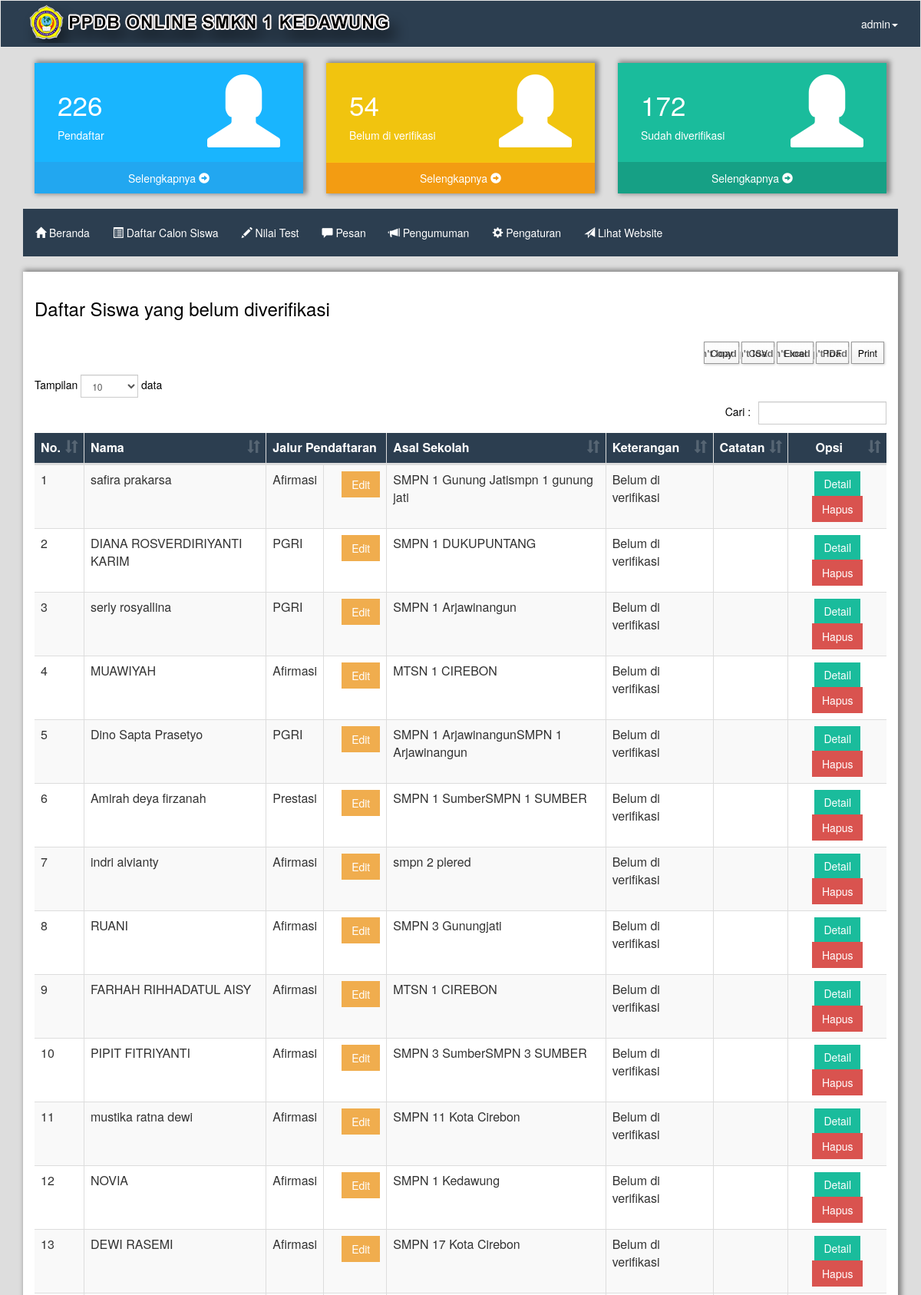
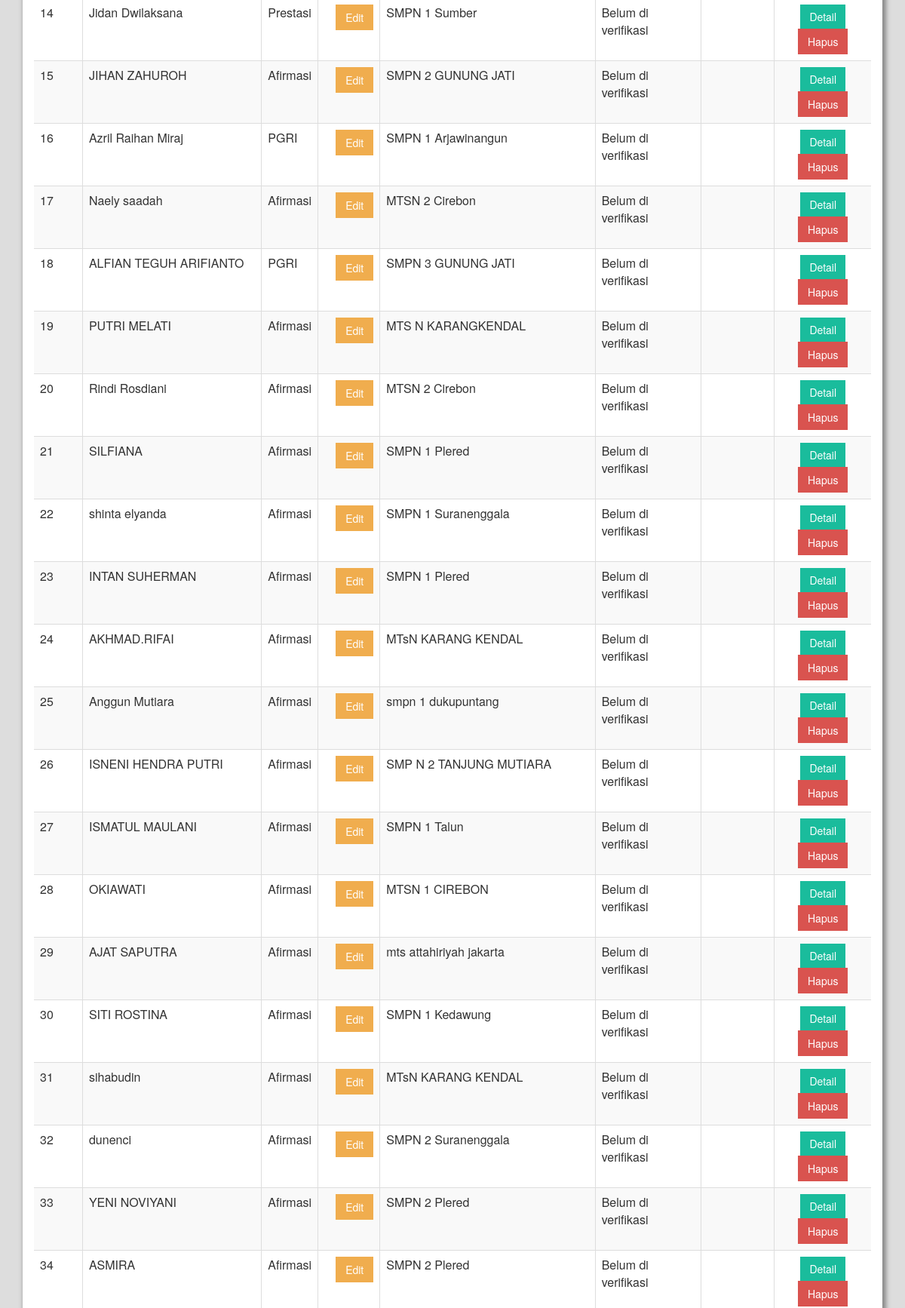
The app's page /admin/belum.verifikasi (signed in, upper part) with its own data (2 pictures, top to bottom).
### tables this page shows
CREATE TABLE IF NOT EXISTS `tb_biodata` (
`id` int(11) NOT NULL,
  `id_user` int(10) NOT NULL,
  `name` varchar(255) NOT NULL,
  `nisn` varchar(15) NOT NULL,
  `tmp_lahir` varchar(50) NOT NULL,
  `tgl_lahir` date NOT NULL,
  `jk` enum('Laki-Laki','Perempuan') NOT NULL,
  `agama` varchar(20) NOT NULL,
  `no_hp` varchar(20) NOT NULL,
  `alamat` text NOT NULL,
  `asal_smp` varchar(50) NOT NULL,
  `no_peserta` varchar(20) DEFAULT NULL,
  `verifikasi` tinyint(1) NOT NULL,
  `konfirmasi` tinyint(1) NOT NULL
);

CREATE TABLE IF NOT EXISTS `tb_users` (
`id` int(11) NOT NULL,
  `name` varchar(255) NOT NULL,
  `email` varchar(100) NOT NULL,
  `pil_daftar` varchar(50) NOT NULL,
  `username` varchar(255) NOT NULL,
  `password` varchar(255) NOT NULL,
  `verified` enum('Yes','No') NOT NULL,
  `role` tinyint(1) NOT NULL,
  `remember_token` varchar(100) DEFAULT NULL,
  `created_at` timestamp NOT NULL DEFAULT CURRENT_TIMESTAMP,
  `updated_at` timestamp NOT NULL DEFAULT '0000-00-00 00:00:00'
);

### admin/inc/blm_verifikasi.php (the view, shortened to what this page needs)
<?php
global $link;
$sql = "SELECT `tb_users`.* , `tb_biodata` .* FROM `tb_users` JOIN `tb_biodata` ON `tb_users`.`id` = `tb_biodata`.`id_user` WHERE `verifikasi` = 0 ORDER BY `tb_users`.`id` ";
$exc = mysqli_query($link, $sql);
$no = 1;
$lev = @$_SESSION['admin']['level'];
?>
<div class="panel panel-default">
	<div class="panel-body content-adm">
		<h3>Daftar Siswa yang belum diverifikasi</h3>
		<br>
		<table class="table table-bordered table-striped" id="tabel-saya">
			<thead style="background:#2C3E50;color:#fff;">
				<tr>
					<th>No.</th>
					<th>Nama</th>
					<th colspan="2">Jalur Pendaftaran</th>
					<th >Asal Sekolah</th>
					<th>Keterangan</th>
					<th>Catatan</th>
					<th class="center">Opsi</th>
				</tr>
			</thead>
			<tbody>
			<?php while ($list = mysqli_fetch_assoc($exc)) { ?>
				<tr>
					<td><?= $no; ?></td>
					<td><?= $list['name']; ?></td>
					<td><?= $list['pil_daftar']; ?> </td>
					<td>
						<a href="edit.jalur.<?= $list['id_user']; ?>" class="btn-opt btn-warning" style="margin-left:15px;">Edit</a>
					</td>
					<td><?= $list['asal_smp']; ?></td>
					<?php
						if($list['verifikasi'] == 0){
							$verifikasi = "Belum di verifikasi";
						} else {
							$verifikasi = "Telah diverifikasi";
						}
					?>
					<td><?= $verifikasi; ?></td>
					<td><?= $list['catatan']; ?></td>
					<td class="center">
						<a href="detail.<?= $list['id_user']; ?>" class="btn-opt btn-primary">Detail</a>
					<?php if($lev == 1){ ?>
							<a onclick="return konfirmasi();" href="hapus.<?= $list['id_user']; ?>" class="btn-opt btn-danger">Hapus</a>
							<?php } else { echo "";} ?>
					</td>
				</tr>
			<?php $no++; } ?>
			</tbody>
		</table>
	</div>
</div>

### assets/css/main.css (style rules this page uses)
* { margin: 0; padding: 0; text-decoration: none; list-style: none; border-radius: 0px !important; }
body { background: #eee; }
.center { text-align: center; }
.btn-opt { display: inline-block; padding: 6px 12px; margin-bottom: 0; font-size: 14px; font-weight: normal; line-height: 1.42857143; text-align: center; white-space: nowrap; vertical-align: middle; -ms-touch-action: manipulation; touch-action: manipulation; cursor: pointer; -webkit-user-select: none; -moz-user-select: none; -ms-user-select: none; user-select: none; background-image: none; border: 1px solid transparent; border-radius: 4px; }
.btn-primary { background: #1abc9c !important; border: none; }
.panel-body, .panel-footer > a { color: #FFF !important; }
.panel { border:none !important; }
.table { border: none !important; }
.content-adm { min-height: 450px; color: #000 !important; box-shadow: 3px -1px 6px 2px #888; }
thead { background: #34495e; color: #fff !important; }

### records on screen
tb_biodata: name "safira prakarsa", id_user.pil_daftar "Afirmasi", asal_smp "SMPN 1 Gunung Jatismpn 1 gunung jati", verifikasi "Belum di verifikasi"
tb_biodata: name "DIANA ROSVERDIRIYANTI KARIM", id_user.pil_daftar "PGRI", asal_smp "SMPN 1 DUKUPUNTANG", verifikasi "Belum di verifikasi"
tb_biodata: name "serly rosyallina", id_user.pil_daftar "PGRI", asal_smp "SMPN 1 Arjawinangun", verifikasi "Belum di verifikasi"
tb_biodata: name "MUAWIYAH", id_user.pil_daftar "Afirmasi", asal_smp "MTSN 1 CIREBON", verifikasi "Belum di verifikasi"
tb_biodata: name "Dino Sapta Prasetyo", id_user.pil_daftar "PGRI", asal_smp "SMPN 1 ArjawinangunSMPN 1 Arjawinangun", verifikasi "Belum di verifikasi"
tb_biodata: name "Amirah deya firzanah", id_user.pil_daftar "Prestasi", asal_smp "SMPN 1 SumberSMPN 1 SUMBER", verifikasi "Belum di verifikasi"
tb_biodata: name "indri alvianty", id_user.pil_daftar "Afirmasi", asal_smp "smpn 2 plered", verifikasi "Belum di verifikasi"
tb_biodata: name "RUANI", id_user.pil_daftar "Afirmasi", asal_smp "SMPN 3 Gunungjati", verifikasi "Belum di verifikasi"
tb_biodata: name "FARHAH RIHHADATUL AISY", id_user.pil_daftar "Afirmasi", asal_smp "MTSN 1 CIREBON", verifikasi "Belum di verifikasi"
tb_biodata: name "PIPIT FITRIYANTI", id_user.pil_daftar "Afirmasi", asal_smp "SMPN 3 SumberSMPN 3 SUMBER", verifikasi "Belum di verifikasi"
tb_biodata: name "mustika ratna dewi", id_user.pil_daftar "Afirmasi", asal_smp "SMPN 11 Kota Cirebon", verifikasi "Belum di verifikasi"
tb_biodata: name "NOVIA", id_user.pil_daftar "Afirmasi", asal_smp "SMPN 1 Kedawung", verifikasi "Belum di verifikasi"
tb_biodata: name "DEWI RASEMI", id_user.pil_daftar "Afirmasi", asal_smp "SMPN 17 Kota Cirebon", verifikasi "Belum di verifikasi"
tb_biodata: name "Jidan Dwilaksana", id_user.pil_daftar "Prestasi", asal_smp "SMPN 1 Sumber", verifikasi "Belum di verifikasi"
tb_biodata: name "JIHAN ZAHUROH", id_user.pil_daftar "Afirmasi", asal_smp "SMPN 2 GUNUNG JATI", verifikasi "Belum di verifikasi"
tb_biodata: name "Azril Raihan Miraj", id_user.pil_daftar "PGRI", asal_smp "SMPN 1 Arjawinangun", verifikasi "Belum di verifikasi"
tb_biodata: name "Naely saadah", id_user.pil_daftar "Afirmasi", asal_smp "MTSN 2 Cirebon", verifikasi "Belum di verifikasi"
tb_biodata: name "ALFIAN TEGUH ARIFIANTO", id_user.pil_daftar "PGRI", asal_smp "SMPN 3 GUNUNG JATI", verifikasi "Belum di verifikasi"
tb_biodata: name "PUTRI MELATI", id_user.pil_daftar "Afirmasi", asal_smp "MTS N KARANGKENDAL", verifikasi "Belum di verifikasi"
tb_biodata: name "Rindi Rosdiani", id_user.pil_daftar "Afirmasi", asal_smp "MTSN 2 Cirebon", verifikasi "Belum di verifikasi"
tb_biodata: name "SILFIANA", id_user.pil_daftar "Afirmasi", asal_smp "SMPN 1 Plered", verifikasi "Belum di verifikasi"
tb_biodata: name "shinta elyanda", id_user.pil_daftar "Afirmasi", asal_smp "SMPN 1 Suranenggala", verifikasi "Belum di verifikasi"
tb_biodata: name "INTAN SUHERMAN", id_user.pil_daftar "Afirmasi", asal_smp "SMPN 1 Plered", verifikasi "Belum di verifikasi"
tb_biodata: name "AKHMAD.RIFAI", id_user.pil_daftar "Afirmasi", asal_smp "MTsN KARANG KENDAL", verifikasi "Belum di verifikasi"
tb_biodata: name "Anggun Mutiara", id_user.pil_daftar "Afirmasi", asal_smp "smpn 1 dukupuntang", verifikasi "Belum di verifikasi"
tb_biodata: name "ISNENI HENDRA PUTRI", id_user.pil_daftar "Afirmasi", asal_smp "SMP N 2 TANJUNG MUTIARA", verifikasi "Belum di verifikasi"
tb_biodata: name "ISMATUL MAULANI", id_user.pil_daftar "Afirmasi", asal_smp "SMPN 1 Talun", verifikasi "Belum di verifikasi"
tb_biodata: name "OKIAWATI", id_user.pil_daftar "Afirmasi", asal_smp "MTSN 1 CIREBON", verifikasi "Belum di verifikasi"
tb_biodata: name "AJAT SAPUTRA", id_user.pil_daftar "Afirmasi", asal_smp "mts attahiriyah jakarta", verifikasi "Belum di verifikasi"
tb_biodata: name "SITI ROSTINA", id_user.pil_daftar "Afirmasi", asal_smp "SMPN 1 Kedawung", verifikasi "Belum di verifikasi"
tb_biodata: name "sihabudin", id_user.pil_daftar "Afirmasi", asal_smp "MTsN KARANG KENDAL", verifikasi "Belum di verifikasi"
tb_biodata: name "dunenci", id_user.pil_daftar "Afirmasi", asal_smp "SMPN 2 Suranenggala", verifikasi "Belum di verifikasi"
tb_biodata: name "YENI NOVIYANI", id_user.pil_daftar "Afirmasi", asal_smp "SMPN 2 Plered", verifikasi "Belum di verifikasi"
tb_biodata: name "ASMIRA", id_user.pil_daftar "Afirmasi", asal_smp "SMPN 2 Plered", verifikasi "Belum di verifikasi"

### other values on screen
$d['COUNT(*)'] "226"
$vf['COUNT(*)'] "54"
$vt['COUNT(*)'] "172"
